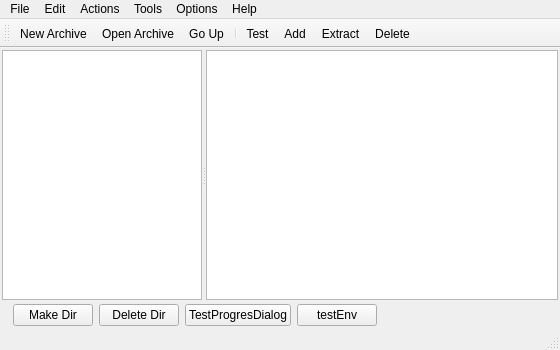
<?xml version="1.0" encoding="UTF-8"?>
<ui version="4.0">
 <class>MainWindow</class>
 <widget class="QMainWindow" name="MainWindow">
  <property name="geometry">
   <rect>
    <x>0</x>
    <y>0</y>
    <width>560</width>
    <height>350</height>
   </rect>
  </property>
  <property name="windowTitle">
   <string>MainWindow</string>
  </property>
  <widget class="QWidget" name="centralWidget">
   <layout class="QVBoxLayout" name="verticalLayout">
    <property name="spacing">
     <number>4</number>
    </property>
    <property name="margin">
     <number>2</number>
    </property>
    <item>
     <widget class="QSplitter" name="splitter">
      <property name="orientation">
       <enum>Qt::Horizontal</enum>
      </property>
      <widget class="QTreeView" name="treeView">
       <property name="maximumSize">
        <size>
         <width>200</width>
         <height>16777215</height>
        </size>
       </property>
      </widget>
      <widget class="QTreeView" name="treeViewContent"/>
     </widget>
    </item>
    <item>
     <widget class="QWidget" name="bottomWidget" native="true">
      <property name="sizePolicy">
       <sizepolicy hsizetype="Preferred" vsizetype="Maximum">
        <horstretch>0</horstretch>
        <verstretch>0</verstretch>
       </sizepolicy>
      </property>
      <layout class="QHBoxLayout" name="horizontalLayout">
       <property name="topMargin">
        <number>0</number>
       </property>
       <property name="bottomMargin">
        <number>0</number>
       </property>
       <item>
        <widget class="QPushButton" name="pushButton_Make_Dir">
         <property name="text">
          <string>Make Dir</string>
         </property>
        </widget>
       </item>
       <item>
        <widget class="QPushButton" name="pushButton_Delete_Dir">
         <property name="text">
          <string>Delete Dir</string>
         </property>
        </widget>
       </item>
       <item>
        <widget class="QPushButton" name="pushButton_TestProgressDialog">
         <property name="text">
          <string>TestProgresDialog</string>
         </property>
        </widget>
       </item>
       <item>
        <widget class="QPushButton" name="pushButton_testEnv">
         <property name="text">
          <string>testEnv</string>
         </property>
        </widget>
       </item>
       <item>
        <spacer name="horizontalSpacer">
         <property name="orientation">
          <enum>Qt::Horizontal</enum>
         </property>
         <property name="sizeHint" stdset="0">
          <size>
           <width>40</width>
           <height>20</height>
          </size>
         </property>
        </spacer>
       </item>
      </layout>
     </widget>
    </item>
   </layout>
  </widget>
  <widget class="QMenuBar" name="menuBar">
   <property name="geometry">
    <rect>
     <x>0</x>
     <y>0</y>
     <width>560</width>
     <height>20</height>
    </rect>
   </property>
   <widget class="QMenu" name="menuFile">
    <property name="title">
     <string>File</string>
    </property>
    <addaction name="actionNew_archive"/>
    <addaction name="actionOpen_archive"/>
    <addaction name="actionRecent_files"/>
    <addaction name="actionProperties"/>
    <addaction name="actionClose_archive"/>
    <addaction name="separator"/>
    <addaction name="actionQuit"/>
   </widget>
   <widget class="QMenu" name="menuEdit">
    <property name="title">
     <string>Edit</string>
    </property>
    <addaction name="actionSet_Password"/>
   </widget>
   <widget class="QMenu" name="menuActions">
    <property name="title">
     <string>Actions</string>
    </property>
   </widget>
   <widget class="QMenu" name="menuTools">
    <property name="title">
     <string>Tools</string>
    </property>
   </widget>
   <widget class="QMenu" name="menuOptions">
    <property name="title">
     <string>Options</string>
    </property>
   </widget>
   <widget class="QMenu" name="menuHelp">
    <property name="title">
     <string>Help</string>
    </property>
   </widget>
   <addaction name="menuFile"/>
   <addaction name="menuEdit"/>
   <addaction name="menuActions"/>
   <addaction name="menuTools"/>
   <addaction name="menuOptions"/>
   <addaction name="menuHelp"/>
  </widget>
  <widget class="QToolBar" name="mainToolBar">
   <property name="windowTitle">
    <string>Toolbar</string>
   </property>
   <property name="toolButtonStyle">
    <enum>Qt::ToolButtonTextUnderIcon</enum>
   </property>
   <attribute name="toolBarArea">
    <enum>TopToolBarArea</enum>
   </attribute>
   <attribute name="toolBarBreak">
    <bool>false</bool>
   </attribute>
   <addaction name="actionNew_archive"/>
   <addaction name="actionOpen_archive"/>
   <addaction name="actionGo_Up"/>
   <addaction name="separator"/>
   <addaction name="actionTest"/>
   <addaction name="actionAdd"/>
   <addaction name="actionExtract"/>
   <addaction name="actionDelete"/>
  </widget>
  <widget class="QStatusBar" name="statusBar"/>
  <action name="actionNew_archive">
   <property name="icon">
    <iconset resource="icons.qrc">
     <normaloff>:/actions/archive-new</normaloff>:/actions/archive-new</iconset>
   </property>
   <property name="text">
    <string>New Archive...</string>
   </property>
  </action>
  <action name="actionOpen_archive">
   <property name="icon">
    <iconset resource="icons.qrc">
     <normaloff>:/actions/archive-open</normaloff>:/actions/archive-open</iconset>
   </property>
   <property name="text">
    <string>Open Archive...</string>
   </property>
  </action>
  <action name="actionAdd">
   <property name="icon">
    <iconset resource="icons.qrc">
     <normaloff>:/actions/archive-insert</normaloff>:/actions/archive-insert</iconset>
   </property>
   <property name="text">
    <string>Add...</string>
   </property>
  </action>
  <action name="actionExtract">
   <property name="icon">
    <iconset resource="icons.qrc">
     <normaloff>:/actions/archive-extract</normaloff>:/actions/archive-extract</iconset>
   </property>
   <property name="text">
    <string>Extract</string>
   </property>
  </action>
  <action name="actionDelete">
   <property name="icon">
    <iconset resource="icons.qrc">
     <normaloff>:/actions/archive-remove</normaloff>:/actions/archive-remove</iconset>
   </property>
   <property name="text">
    <string>Delete</string>
   </property>
  </action>
  <action name="actionClose_archive">
   <property name="text">
    <string>Close Archive</string>
   </property>
  </action>
  <action name="actionTest">
   <property name="icon">
    <iconset resource="icons.qrc">
     <normaloff>:/actions/archive-test</normaloff>:/actions/archive-test</iconset>
   </property>
   <property name="text">
    <string>Test</string>
   </property>
  </action>
  <action name="actionRecent_files">
   <property name="icon">
    <iconset resource="icons.qrc">
     <normaloff>:/actions/open-recent</normaloff>:/actions/open-recent</iconset>
   </property>
   <property name="text">
    <string>Recent files</string>
   </property>
  </action>
  <action name="actionQuit">
   <property name="icon">
    <iconset theme="application-exit" resource="icons.qrc">
     <normaloff>:/actions/application-exit</normaloff>:/actions/application-exit</iconset>
   </property>
   <property name="text">
    <string>Quit</string>
   </property>
   <property name="shortcut">
    <string>Ctrl+Q</string>
   </property>
  </action>
  <action name="actionGo_Up">
   <property name="icon">
    <iconset theme="go-up">
     <normaloff/>
    </iconset>
   </property>
   <property name="text">
    <string>Go Up</string>
   </property>
  </action>
  <action name="actionSet_Password">
   <property name="text">
    <string>Set Password</string>
   </property>
  </action>
  <action name="actionProperties">
   <property name="text">
    <string>Properties...</string>
   </property>
  </action>
 </widget>
 <layoutdefault spacing="6" margin="11"/>
 <resources>
  <include location="icons.qrc"/>
 </resources>
 <connections/>
</ui>
